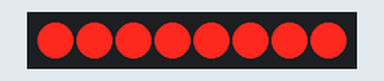
This sketch was run on a simulated Arduino Uno, built with avr-gcc and run on an emulated ATmega328P. Parts: 8 port-expander outputs drawn as a row of LEDs (first output left, lit = HIGH). Wiring (inferred from the names in the program): PCF8574 port expander at I2C address 0x38. Wiring (inferred from the signals the program sends): row of LEDs: on Q0, Q1, Q2, Q3, Q4, Q5, Q6, Q7.

Above: at 0.07 s.
At 1.16 s:
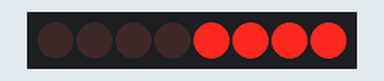
At 2.77 s:
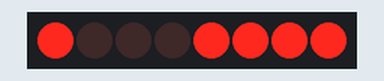
Timing chart, 0 to 3.1 s (numbered marks = the images above):
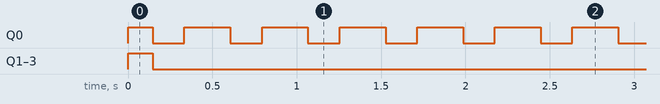

Measured:
- by itself, Q0: repeats every 0.46 s: LOW 0.19 s, HIGH 0.27 s
- by itself, Q1–3: LOW → HIGH at 0.00 s, → LOW 0.15 s later

The sketch:

I2c_8574_sequencialBinario.ino
```cpp
#include <Wire.h>
const unsigned int RUN = 20; // TEMPO
const unsigned int PAUSE = 0; // PAUSA entre Series
void setup()
{
Wire.begin();
//Serial.begin(9600);

}

void loop()
{
  // { y = 0; } //P0 = 0000
  // { y = 2; } //P1 = 0011
  // { y = 4; } //P2 = 0111
  // { y = 8; } //P3 = 1111


 // 1, 3, 7, 15 ( 0001, 0011, 0111, 1111)
 // 1, 2, 4, 8  ( 0001, 0010, 0100, 1000)
 // SHIFT LEFT 1 IBIT
 Serial.println("SHIFT LEFT 1 IBIT = Andar para esqueda 1 bit, ou seja, multiplicar por 2");
 for ( int y=B0000; y <= B1000; y <<= 1 )
  {
  Wire.beginTransmission(56);     //Begin the transmission to PCF8574
  Wire.write(y);                                //Send the data to PCF8574
  Wire.endTransmission();            //End the Transmission

  Serial.print("Numero #"); Serial.print(y); Serial.print(" = B"); Serial.println( y,BIN);
  delay(RUN);
  if (y==B0000) y |= B0001;
  }
  //delay (PAUSE);

 // 1, 3, 7, 15 ( 0001, 0011, 0111, 1111)
 // 1, 2, 4, 8  ( 0001, 0010, 0100, 1000)
 // SHIFT RIGHT 1 BIT
 Serial.println("SHIFT RIGHT 1 BIT = Andar para direita 1 bit, ou seja, dividir por 2");
 for ( int y=B1000; y == B0000; y >>= 1 )
  {
  Wire.beginTransmission(56);     //Begin the transmission to PCF8574
  Wire.write(y);                                //Send the data to PCF8574
  Wire.endTransmission();            //End the Transmission

  Serial.print("Numero #"); Serial.print(y); Serial.print(" = B"); Serial.println( y,BIN);
  delay(RUN);
  }
  delay (PAUSE);


 // 1, 3, 7, 15 ( 0001, 0011, 0111, 1111)
 // 1, 2, 4, 8  ( 0001, 0010, 0100, 1000)
 // SHIFT LEFT 1 BIT , MAKE OR 0001
 Serial.println("SHIFT LEFT 1 BIT , MAKE \"OR\" 0001 MSB = Andar para esquerda 1 bit e preencher 1 bit na direita");
 Serial.println("ou seja, multiplicar por 2 e adicionar 1 ( 1,   2+1=3   ,   6+1=7   ,   14+1=15 )");
  for ( int y=B0000; y <= B1111; y <<= 1 )
  {
  y |= B0001;
  Wire.beginTransmission(56);     //Begin the transmission to PCF8574
  Wire.write(y);                                //Send the data to PCF8574
  Wire.endTransmission();            //End the Transmission

  Serial.print("Numero #"); Serial.print(y); Serial.print(" = B"); Serial.println( y,BIN);
  delay(RUN);

  if (y==B0000) y |= B0001;
  }
  //delay (PAUSE);

 // 1, 3, 7, 15 ( 0001, 0011, 0111, 1111)
 // 1, 2, 4, 8  ( 0001, 0010, 0100, 1000)
 // SHIFT RIGHT 1 BIT and ZERO LSB
  Serial.println("SHIFT RIGHT 1 BIT and ZERO LSB = Andar para direita, e zerar LSB");
  Serial.println("ou seja, DIVIDIR por 2 e subtrair 1 ( 15,   15-1/2=7   ,   7-1/2=3   ,   3-1/2=1 ");
  for ( int y=B1111; y > B0000; y >>= 1 )
  {
  Wire.beginTransmission(56);     //Begin the transmission to PCF8574
  Wire.write(y);                                //Send the data to PCF8574
  Wire.endTransmission();            //End the Transmission

  Serial.print("Numero #"); Serial.print(y); Serial.print(" = B"); Serial.println( y,BIN);
  delay(RUN);
  }
  delay (PAUSE);


 // 1, 3, 7, 15 ( 0001, 0011, 0111, 1111)
 // 1, 2, 4, 8  ( 0001, 0010, 0100, 1000)
 // 1111 XOR Y
 Serial.println("1111 XOR y SHIFT RIGHT");
  for ( int y=B10000; y >= B0001; y >>= 1 )
  {

  Wire.beginTransmission(56);     //Begin the transmission to PCF8574
  Wire.write( B1111 ^ y );          //Send the data to PCF8574
  Wire.endTransmission();            //End the Transmission

  Serial.print("Numero #"); Serial.print(y); Serial.print(" = B"); Serial.print (y,BIN);
  Serial.print(", XOR=B"); Serial.print( B1111 ^ y,BIN); Serial.print(" decimal=");Serial.println(B1111^y,DEC);
  delay(RUN);
  }
  //delay (PAUSE);

 // 1, 3, 7, 15 ( 0001, 0011, 0111, 1111)
 // 1, 2, 4, 8  ( 0001, 0010, 0100, 1000)
 // 1111 XOR Y
 Serial.println("1111 XOR y SHIFT LEFT");
  for ( int y=B0001; y <= B10000; y <<= 1 )
  {

  Wire.beginTransmission(56);     //Begin the transmission to PCF8574
  Wire.write( B1111 ^ y );          //Send the data to PCF8574
  Wire.endTransmission();            //End the Transmission

  Serial.print("Numero #"); Serial.print(y); Serial.print(" = B"); Serial.print (y, BIN);
  Serial.print(", XOR=B"); Serial.print( B1111 ^ y,BIN);Serial.print(" decimal=");Serial.println(B1111^y,DEC);
  delay(RUN);
  }
  delay (PAUSE);


}
```
